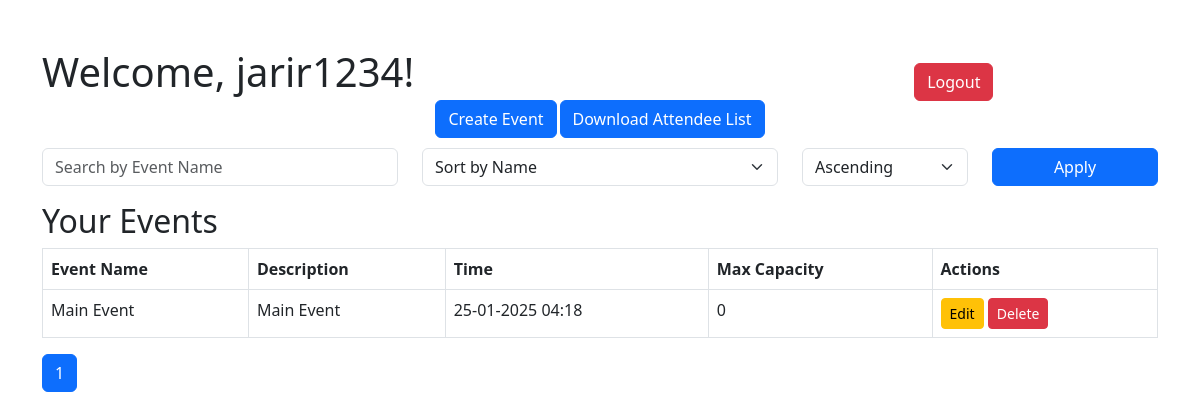
/dashboard.php (signed in), run on the app's committed database.
### tables this page shows
CREATE TABLE `events` (
  `EventID` int(11) NOT NULL,
  `HOST` varchar(255) NOT NULL,
  `EventName` varchar(255) NOT NULL,
  `EventDescription` text NOT NULL,
  `EventTime` datetime NOT NULL,
  `MaxCapacity` int(11) NOT NULL DEFAULT 0
);

### dashboard.php (called while the page is built, shortened)
<?php
require 'includes/connection.php';
$host = $_SESSION['username'];
$currentPage = isset($_GET['page']) ? (int)$_GET['page'] : 1;
$itemsPerPage = 5;
$offset = ($currentPage - 1) * $itemsPerPage;
$allowedSortColumns = ['EventName', 'EventDescription', 'EventTime'];
$sortBy = isset($_GET['sort_by']) && in_array($_GET['sort_by'], $allowedSortColumns) ? $_GET['sort_by'] : 'EventName';
$sortOrder = (isset($_GET['sort_order']) && $_GET['sort_order'] === 'desc') ? 'DESC' : 'ASC';
$filter = isset($_GET['filter']) ? $_GET['filter'] : '';
$stmt = $conn->prepare("
    SELECT * FROM events
    WHERE HOST = ? AND EventName LIKE ?
    ORDER BY $sortBy $sortOrder
    LIMIT ? OFFSET ?
");
$searchTerm = '%' . $filter . '%';
$stmt->bind_param("ssii", $host, $searchTerm, $itemsPerPage, $offset);
$stmt->execute();
$events = $stmt->get_result();
$countStmt = $conn->prepare("SELECT COUNT(*) AS total FROM events WHERE HOST = ? AND EventName LIKE ?");
$countStmt->bind_param("ss", $host, $searchTerm);
$countStmt->execute();
$totalEvents = $countStmt->get_result()->fetch_assoc()['total'];
$totalPages = ceil($totalEvents / $itemsPerPage);
require 'frontend/template/dashboard.frontend.php';
?>

### frontend/template/dashboard.frontend.php (the view, shortened to what this page needs)
<!DOCTYPE html>
<html lang="en">
<head>
    <link rel="stylesheet" href="https://cdn.jsdelivr.net/npm/bootstrap@5.3.0/dist/css/bootstrap.min.css">
</head>
<body>
<div class="container my-5">
    <div style="display:flex; gap: 500px">
    <h1>Welcome, <?php echo htmlspecialchars($host); ?>!</h1>
    <a href="logout.php" class="btn btn-danger mb-4" style="margin-top:15px;">Logout</a>
    </div>
<div style="display: flex; gap: 3px; justify-content: center; align-items: center; margin-top: -25px;">
<button type="button" class="btn btn-primary" data-bs-toggle="modal" data-bs-target="#createEventModal">
    Create Event
</button>
<button type="button" class="btn btn-primary"><a href="attendee_list.php" style="color:white; text-decoration:none;">Download Attendee List</a></button>
</div>
<form method="GET" class="mb-3">
    <div class="row">
        <div class="col-md-4">
            <input type="text" name="filter" value="<?php echo htmlspecialchars($filter); ?>" class="form-control" placeholder="Search by Event Name">
        </div>
        <div class="col-md-4">
            <select name="sort_by" class="form-select">
                <option value="EventName" <?php echo $sortBy === 'EventName' ? 'selected' : ''; ?>>Sort by Name</option>
            </select>
        </div>
        <div class="col-md-2">
            <select name="sort_order" class="form-select">
                <option value="asc" <?php echo $sortOrder === 'ASC' ? 'selected' : ''; ?>>Ascending</option>
            </select>
        </div>
        <div class="col-md-2">
            <button type="submit" class="btn btn-primary w-100">Apply</button>
        </div>
    </div>
</form>
    <h2>Your Events</h2>
    <table class="table table-bordered">
    <thead>
        <tr>
            <th>Event Name</th>
            <th>Description</th>
            <th>Time</th>
            <th>Max Capacity</th>
            <th>Actions</th>
        </tr>
    </thead>
    <tbody>
        <?php if ($events->num_rows > 0): ?>
            <?php foreach ($events as $event): ?>
                <tr>
                    <td><?php echo htmlspecialchars($event['EventName']); ?></td>
                    <td><?php echo htmlspecialchars($event['EventDescription']); ?></td>
                    <td><?php echo htmlspecialchars(date('d-m-Y H:i', strtotime($event['EventTime']))); ?></td>
                    <td><?php echo htmlspecialchars($event['MaxCapacity']); ?></td>
                    <td>
                        <button type="button" class="btn btn-warning btn-sm" data-bs-toggle="modal" data-bs-target="#editModal_<?php echo $event['EventID']; ?>">Edit</button>
<button type="button" class="btn btn-danger btn-sm" data-bs-toggle="modal" data-bs-target="#deleteModal_<?php echo $event['EventID']; ?>">Delete</button>
                    </td>
                </tr>
            <?php endforeach; ?>
        <?php else: ?>
            <tr>
                <td colspan="4" class="text-center">No events found.</td>
            </tr>
        <?php endif; ?>
    </tbody>
</table>
<nav>
    <ul class="pagination">
        <?php for ($i = 1; $i <= $totalPages; $i++): ?>
            <li class="page-item <?php echo $i == $currentPage ? 'active' : ''; ?>">
                <a class="page-link" href="?page=<?php echo $i; ?>&sort_by=<?php echo $sortBy; ?>&sort_order=<?php echo $sortOrder; ?>&filter=<?php echo urlencode($filter); ?>">
                    <?php echo $i; ?>
                </a>
            </li>
        <?php endfor; ?>
    </ul>
</nav>
</div>
</body>
</html>

### data on the page
events: EventName "Main Event", EventDescription "Main Event", EventTime "25-01-2025 04:18", MaxCapacity "0"

### other printed values
$host "jarir1234"
